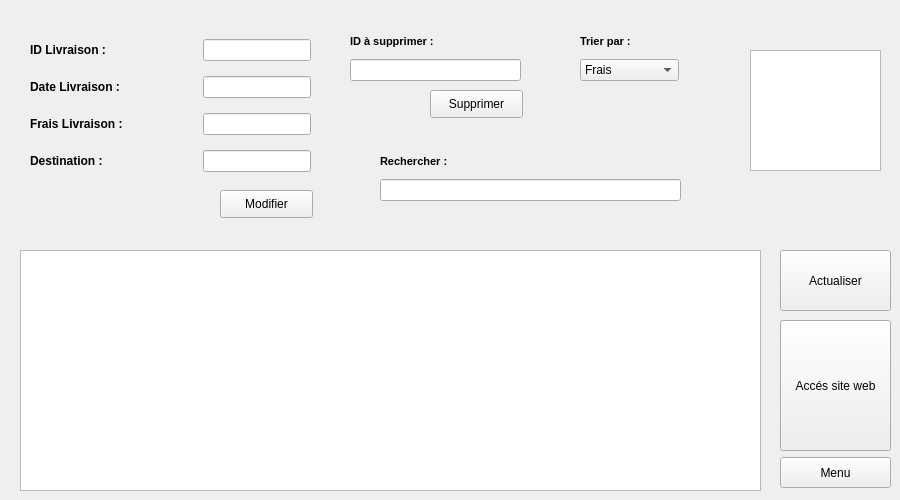
           <widget class="QWidget" name="Gestion_15">
            <attribute name="title">
             <string>Gestion des livraisons</string>
            </attribute>
            <widget class="QTableView" name="table_livraison_5">
             <property name="geometry">
              <rect>
               <x>20</x>
               <y>250</y>
               <width>741</width>
               <height>241</height>
              </rect>
             </property>
            </widget>
            <widget class="QTextBrowser" name="textBrowser_15">
             <property name="geometry">
              <rect>
               <x>750</x>
               <y>50</y>
               <width>131</width>
               <height>121</height>
              </rect>
             </property>
             <property name="styleSheet">
              <string notr="true">border-image: url(:/img/Projet qt/delivery.png);</string>
             </property>
            </widget>
            <widget class="QPushButton" name="pushButton_38">
             <property name="geometry">
              <rect>
               <x>220</x>
               <y>190</y>
               <width>93</width>
               <height>28</height>
              </rect>
             </property>
             <property name="text">
              <string>Modifier</string>
             </property>
            </widget>
            <widget class="QPushButton" name="supprimer2_5">
             <property name="geometry">
              <rect>
               <x>430</x>
               <y>90</y>
               <width>93</width>
               <height>28</height>
              </rect>
             </property>
             <property name="text">
              <string>Supprimer</string>
             </property>
            </widget>
            <widget class="QPushButton" name="pushButton_39">
             <property name="geometry">
              <rect>
               <x>780</x>
               <y>250</y>
               <width>111</width>
               <height>61</height>
              </rect>
             </property>
             <property name="text">
              <string>Actualiser</string>
             </property>
            </widget>
            <widget class="QPushButton" name="pushButton_40">
             <property name="geometry">
              <rect>
               <x>780</x>
               <y>320</y>
               <width>111</width>
               <height>131</height>
              </rect>
             </property>
             <property name="text">
              <string>Accés site web</string>
             </property>
             <property name="checkable">
              <bool>false</bool>
             </property>
             <property name="autoRepeat">
              <bool>true</bool>
             </property>
             <property name="autoRepeatDelay">
              <number>300</number>
             </property>
             <property name="autoDefault">
              <bool>false</bool>
             </property>
             <property name="default">
              <bool>false</bool>
             </property>
             <property name="flat">
              <bool>false</bool>
             </property>
            </widget>
            <widget class="QPushButton" name="homeButton_46">
             <property name="geometry">
              <rect>
               <x>780</x>
               <y>457</y>
               <width>111</width>
               <height>31</height>
              </rect>
             </property>
             <property name="text">
              <string>Menu</string>
             </property>
            </widget>
            <widget class="QWidget" name="layoutWidget_81">
             <property name="geometry">
              <rect>
               <x>30</x>
               <y>30</y>
               <width>281</width>
               <height>151</height>
              </rect>
             </property>
             <layout class="QVBoxLayout" name="verticalLayout_105">
              <item>
               <layout class="QHBoxLayout" name="horizontalLayout_232">
                <item>
                 <widget class="QLabel" name="label_277">
                  <property name="font">
                   <font>
                    <weight>75</weight>
                    <bold>true</bold>
                   </font>
                  </property>
                  <property name="text">
                   <string>&lt;html&gt;&lt;head/&gt;&lt;body&gt;&lt;p&gt;&lt;span style=&quot; font-weight:600;&quot;&gt;ID Livraison :&lt;/span&gt;&lt;/p&gt;&lt;/body&gt;&lt;/html&gt;</string>
                  </property>
                 </widget>
                </item>
                <item>
                 <spacer name="horizontalSpacer_194">
                  <property name="orientation">
                   <enum>Qt::Horizontal</enum>
                  </property>
                  <property name="sizeHint" stdset="0">
                   <size>
                    <width>40</width>
                    <height>20</height>
                   </size>
                  </property>
                 </spacer>
                </item>
                <item>
                 <widget class="QLineEdit" name="le_id_17"/>
                </item>
               </layout>
              </item>
              <item>
               <layout class="QHBoxLayout" name="horizontalLayout_233">
                <item>
                 <widget class="QLabel" name="label_278">
                  <property name="font">
                   <font>
                    <weight>75</weight>
                    <bold>true</bold>
                   </font>
                  </property>
                  <property name="text">
                   <string>&lt;html&gt;&lt;head/&gt;&lt;body&gt;&lt;p&gt;&lt;span style=&quot; font-weight:600;&quot;&gt;Date Livraison :&lt;/span&gt;&lt;/p&gt;&lt;/body&gt;&lt;/html&gt;</string>
                  </property>
                 </widget>
                </item>
                <item>
                 <spacer name="horizontalSpacer_195">
                  <property name="orientation">
                   <enum>Qt::Horizontal</enum>
                  </property>
                  <property name="sizeHint" stdset="0">
                   <size>
                    <width>40</width>
                    <height>20</height>
                   </size>
                  </property>
                 </spacer>
                </item>
                <item>
                 <widget class="QLineEdit" name="la_date_11"/>
                </item>
               </layout>
              </item>
              <item>
               <layout class="QHBoxLayout" name="horizontalLayout_234">
                <item>
                 <widget class="QLabel" name="label_279">
                  <property name="font">
                   <font>
                    <weight>75</weight>
                    <bold>true</bold>
                   </font>
                  </property>
                  <property name="text">
                   <string>&lt;html&gt;&lt;head/&gt;&lt;body&gt;&lt;p&gt;&lt;span style=&quot; font-weight:600;&quot;&gt;Frais Livraison :&lt;/span&gt;&lt;/p&gt;&lt;/body&gt;&lt;/html&gt;</string>
                  </property>
                 </widget>
                </item>
                <item>
                 <spacer name="horizontalSpacer_196">
                  <property name="orientation">
                   <enum>Qt::Horizontal</enum>
                  </property>
                  <property name="sizeHint" stdset="0">
                   <size>
                    <width>40</width>
                    <height>20</height>
                   </size>
                  </property>
                 </spacer>
                </item>
                <item>
                 <widget class="QLineEdit" name="le_frais_11"/>
                </item>
               </layout>
              </item>
              <item>
               <layout class="QHBoxLayout" name="horizontalLayout_235">
                <item>
                 <widget class="QLabel" name="label_280">
                  <property name="font">
                   <font>
                    <weight>75</weight>
                    <bold>true</bold>
                   </font>
                  </property>
                  <property name="text">
                   <string>&lt;html&gt;&lt;head/&gt;&lt;body&gt;&lt;p&gt;&lt;span style=&quot; font-weight:600;&quot;&gt;Destination :&lt;/span&gt;&lt;/p&gt;&lt;/body&gt;&lt;/html&gt;</string>
                  </property>
                 </widget>
                </item>
                <item>
                 <spacer name="horizontalSpacer_197">
                  <property name="orientation">
                   <enum>Qt::Horizontal</enum>
                  </property>
                  <property name="sizeHint" stdset="0">
                   <size>
                    <width>40</width>
                    <height>20</height>
                   </size>
                  </property>
                 </spacer>
                </item>
                <item>
                 <widget class="QLineEdit" name="l_adress_11"/>
                </item>
               </layout>
              </item>
             </layout>
            </widget>
            <widget class="QWidget" name="layoutWidget_82">
             <property name="geometry">
              <rect>
               <x>580</x>
               <y>30</y>
               <width>99</width>
               <height>51</height>
              </rect>
             </property>
             <layout class="QVBoxLayout" name="verticalLayout_106">
              <item>
               <widget class="QLabel" name="label_281">
                <property name="font">
                 <font>
                  <pointsize>8</pointsize>
                  <weight>75</weight>
                  <bold>true</bold>
                 </font>
                </property>
                <property name="text">
                 <string>Trier par :</string>
                </property>
               </widget>
              </item>
              <item>
               <widget class="QComboBox" name="comboBox_tri_8">
                <item>
                 <property name="text">
                  <string>Frais</string>
                 </property>
                </item>
                <item>
                 <property name="text">
                  <string>ID ASC</string>
                 </property>
                </item>
                <item>
                 <property name="text">
                  <string>ID DESC</string>
                 </property>
                </item>
                <item>
                 <property name="text">
                  <string>Destination</string>
                 </property>
                </item>
               </widget>
              </item>
             </layout>
            </widget>
            <widget class="QWidget" name="layoutWidget_83">
             <property name="geometry">
              <rect>
               <x>380</x>
               <y>150</y>
               <width>301</width>
               <height>51</height>
              </rect>
             </property>
             <layout class="QVBoxLayout" name="verticalLayout_107">
              <item>
               <widget class="QLabel" name="label_282">
                <property name="font">
                 <font>
                  <pointsize>8</pointsize>
                  <weight>75</weight>
                  <bold>true</bold>
                 </font>
                </property>
                <property name="text">
                 <string>Rechercher :</string>
                </property>
               </widget>
              </item>
              <item>
               <widget class="QLineEdit" name="recherche_5"/>
              </item>
             </layout>
            </widget>
            <widget class="QWidget" name="layoutWidget_84">
             <property name="geometry">
              <rect>
               <x>350</x>
               <y>30</y>
               <width>171</width>
               <height>51</height>
              </rect>
             </property>
             <layout class="QVBoxLayout" name="verticalLayout_108">
              <item>
               <widget class="QLabel" name="label_283">
                <property name="font">
                 <font>
                  <pointsize>8</pointsize>
                  <weight>75</weight>
                  <bold>true</bold>
                 </font>
                </property>
                <property name="text">
                 <string>ID à supprimer :</string>
                </property>
               </widget>
              </item>
              <item>
               <widget class="QLineEdit" name="le_id_sup_6">
                <property name="focusPolicy">
                 <enum>Qt::StrongFocus</enum>
                </property>
               </widget>
              </item>
             </layout>
            </widget>
           </widget>
